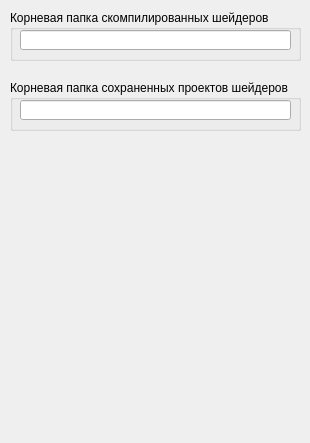
<?xml version="1.0" encoding="UTF-8"?>
<ui version="4.0">
 <class>GlobalSettingsForm</class>
 <widget class="QWidget" name="GlobalSettingsForm">
  <property name="geometry">
   <rect>
    <x>0</x>
    <y>0</y>
    <width>310</width>
    <height>443</height>
   </rect>
  </property>
  <property name="windowTitle">
   <string>GlobalSettingsForm</string>
  </property>
  <widget class="QGroupBox" name="groupBox">
   <property name="geometry">
    <rect>
     <x>10</x>
     <y>10</y>
     <width>291</width>
     <height>51</height>
    </rect>
   </property>
   <property name="title">
    <string>Корневая папка скомпилированных шейдеров</string>
   </property>
   <widget class="QLineEdit" name="txtCompileDir">
    <property name="geometry">
     <rect>
      <x>10</x>
      <y>20</y>
      <width>271</width>
      <height>20</height>
     </rect>
    </property>
   </widget>
  </widget>
  <widget class="QGroupBox" name="groupBox_2">
   <property name="geometry">
    <rect>
     <x>10</x>
     <y>80</y>
     <width>291</width>
     <height>51</height>
    </rect>
   </property>
   <property name="title">
    <string>Корневая папка сохраненных проектов шейдеров</string>
   </property>
   <widget class="QLineEdit" name="txtProjectDir">
    <property name="geometry">
     <rect>
      <x>10</x>
      <y>20</y>
      <width>271</width>
      <height>20</height>
     </rect>
    </property>
   </widget>
  </widget>
 </widget>
 <layoutdefault spacing="6" margin="11"/>
 <resources/>
 <connections/>
</ui>
